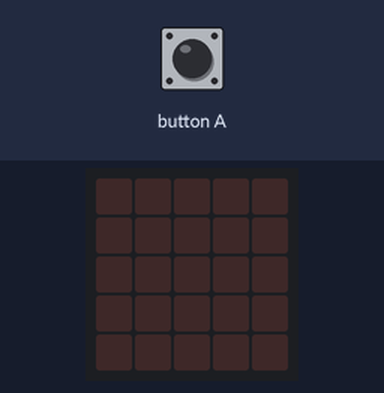
The program below on a simulated BBC micro:bit (MakeCode). Shown: the board's 5×5 LED display. The test bench sets the inputs (shaded band). Random numbers come from a fixed seed.

Above: at 1.2 s.
1.3 s: button A pressed for 0.15 s
At 2.4 s:
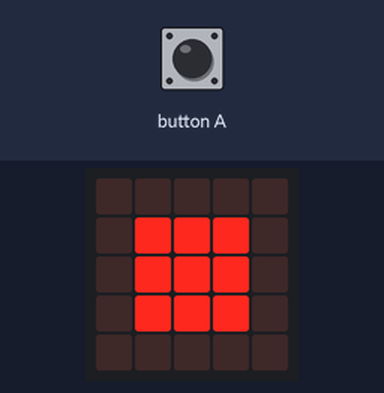
2.9 s: button A pressed for 0.15 s
At 3.6 s:
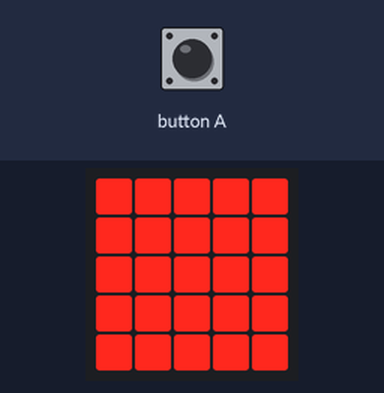
4.5 s: button A pressed 5 times (0.12 s each, 0.3 s apart)
At 7.0 s:
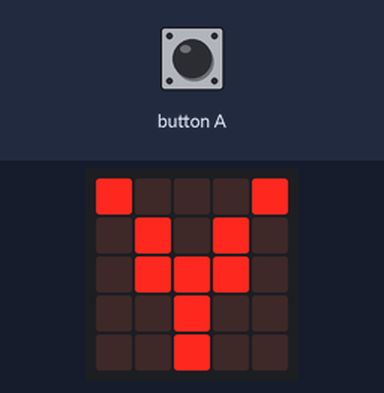
Timing chart, 0 to 8.5 s (numbered marks = the images above; inputs shaded):
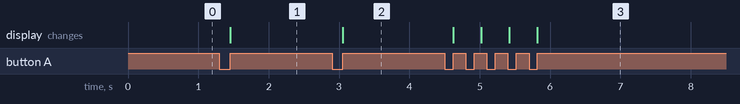

Measured:
- after the input at 1.3 s, the display: changes after 0.15 s (image 1)
- after the input at 2.9 s, the display: changes after 0.15 s (image 2)
- after the input at 4.5 s, the display: first changes after 0.12 s (image 3 shows a later state)

The program:

main.ts
```typescript
let random_number = 0
input.onButtonPressed(Button.A, function () {
    random_number = randint(1, 3)
    if (random_number == 1) {
        // ぐー
        basic.showLeds(`
            . . . . .
            . # # # .
            . # # # .
            . # # # .
            . . . . .
            `)
    } else if (random_number == 2) {
        // ちょき
        basic.showLeds(`
            # . . . #
            . # . # .
            . # # # .
            . . # . .
            . . # . .
            `)
    } else {
        // ちょき
        basic.showLeds(`
            # # # # #
            # # # # #
            # # # # #
            # # # # #
            # # # # #
            `)
    }
})
```

test.ts
```typescript
// テストはここに来ます。このパッケージが拡張機能として使用されるときにはコンパイルされません。
```
